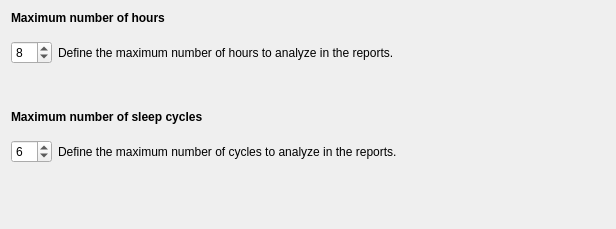
<?xml version="1.0" encoding="UTF-8"?>
<ui version="4.0">
 <class>HoursCyclesStep</class>
 <widget class="QWidget" name="HoursCyclesStep">
  <property name="geometry">
   <rect>
    <x>0</x>
    <y>0</y>
    <width>616</width>
    <height>229</height>
   </rect>
  </property>
  <property name="windowTitle">
   <string/>
  </property>
  <property name="styleSheet">
   <string notr="true">font: 12pt &quot;Roboto&quot;;</string>
  </property>
  <layout class="QVBoxLayout" name="verticalLayout">
   <item>
    <widget class="QLabel" name="label">
     <property name="text">
      <string>&lt;html&gt;&lt;head/&gt;&lt;body&gt;&lt;p&gt;&lt;span style=&quot; font-weight:600;&quot;&gt;Maximum number of hours&lt;/span&gt;&lt;/p&gt;&lt;/body&gt;&lt;/html&gt;</string>
     </property>
    </widget>
   </item>
   <item>
    <spacer name="verticalSpacer_3">
     <property name="orientation">
      <enum>Qt::Vertical</enum>
     </property>
     <property name="sizeType">
      <enum>QSizePolicy::Fixed</enum>
     </property>
     <property name="sizeHint" stdset="0">
      <size>
       <width>20</width>
       <height>10</height>
      </size>
     </property>
    </spacer>
   </item>
   <item>
    <layout class="QHBoxLayout" name="horizontalLayout">
     <item>
      <widget class="QSpinBox" name="spinBox_hours">
       <property name="minimum">
        <number>1</number>
       </property>
       <property name="maximum">
        <number>48</number>
       </property>
       <property name="value">
        <number>8</number>
       </property>
      </widget>
     </item>
     <item>
      <widget class="QLabel" name="label_3">
       <property name="text">
        <string>Define the maximum number of hours to analyze in the reports.</string>
       </property>
      </widget>
     </item>
     <item>
      <spacer name="horizontalSpacer">
       <property name="orientation">
        <enum>Qt::Horizontal</enum>
       </property>
       <property name="sizeHint" stdset="0">
        <size>
         <width>40</width>
         <height>20</height>
        </size>
       </property>
      </spacer>
     </item>
    </layout>
   </item>
   <item>
    <spacer name="verticalSpacer_2">
     <property name="orientation">
      <enum>Qt::Vertical</enum>
     </property>
     <property name="sizeType">
      <enum>QSizePolicy::Minimum</enum>
     </property>
     <property name="sizeHint" stdset="0">
      <size>
       <width>20</width>
       <height>40</height>
      </size>
     </property>
    </spacer>
   </item>
   <item>
    <widget class="QLabel" name="label_2">
     <property name="text">
      <string>&lt;html&gt;&lt;head/&gt;&lt;body&gt;&lt;p&gt;&lt;span style=&quot; font-weight:600;&quot;&gt;Maximum number of sleep cycles&lt;/span&gt;&lt;/p&gt;&lt;/body&gt;&lt;/html&gt;</string>
     </property>
    </widget>
   </item>
   <item>
    <spacer name="verticalSpacer_4">
     <property name="orientation">
      <enum>Qt::Vertical</enum>
     </property>
     <property name="sizeType">
      <enum>QSizePolicy::Fixed</enum>
     </property>
     <property name="sizeHint" stdset="0">
      <size>
       <width>20</width>
       <height>10</height>
      </size>
     </property>
    </spacer>
   </item>
   <item>
    <layout class="QHBoxLayout" name="horizontalLayout_2">
     <item>
      <widget class="QSpinBox" name="spinBox_cycles">
       <property name="minimum">
        <number>1</number>
       </property>
       <property name="maximum">
        <number>12</number>
       </property>
       <property name="value">
        <number>6</number>
       </property>
      </widget>
     </item>
     <item>
      <widget class="QLabel" name="label_4">
       <property name="text">
        <string>Define the maximum number of cycles to analyze in the reports.</string>
       </property>
      </widget>
     </item>
     <item>
      <spacer name="horizontalSpacer_2">
       <property name="orientation">
        <enum>Qt::Horizontal</enum>
       </property>
       <property name="sizeHint" stdset="0">
        <size>
         <width>40</width>
         <height>20</height>
        </size>
       </property>
      </spacer>
     </item>
    </layout>
   </item>
   <item>
    <spacer name="verticalSpacer">
     <property name="orientation">
      <enum>Qt::Vertical</enum>
     </property>
     <property name="sizeHint" stdset="0">
      <size>
       <width>20</width>
       <height>9</height>
      </size>
     </property>
    </spacer>
   </item>
  </layout>
 </widget>
 <resources>
  <include location="../../../../../scinodes_poc/src/main/python/ui/themes/themes.qrc"/>
 </resources>
 <connections/>
</ui>
